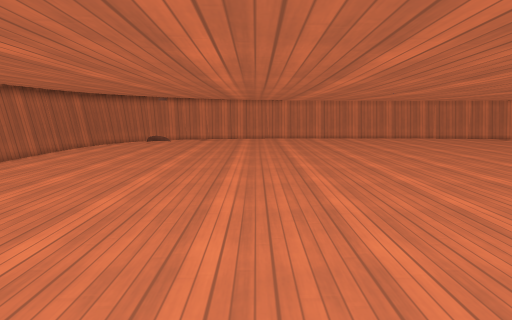
View 1 (above)

17 first-person views from a walk through a level from a Godot 3-D game. The camera is 1.2 m above the floor, tilts 8° down and sees 75° across. The floor is counted in squares, 0.5 m on a side. Each view is taken from the middle of a square. On the plan, view 1 faces up. The plan holds only what a view shows up to about 20 squares ahead; the rest is blank. Surface patterns are stand-ins for the level's own textures.

View 2
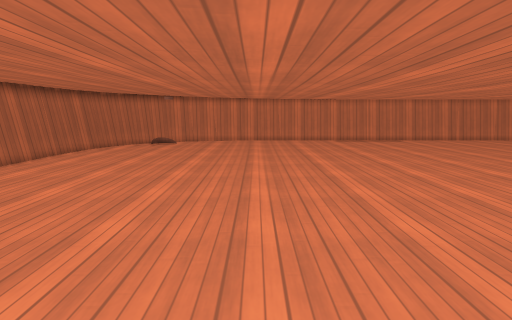

View 3
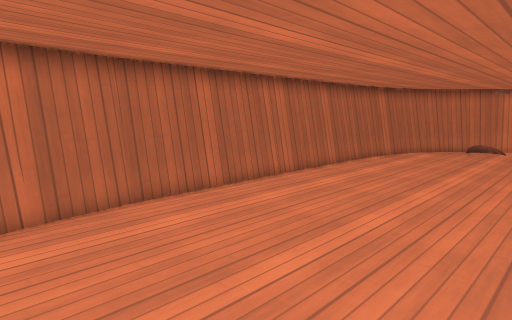

View 4
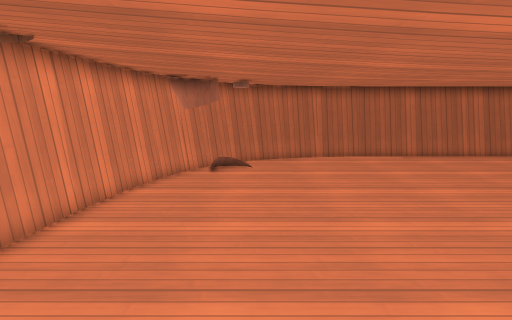

View 5
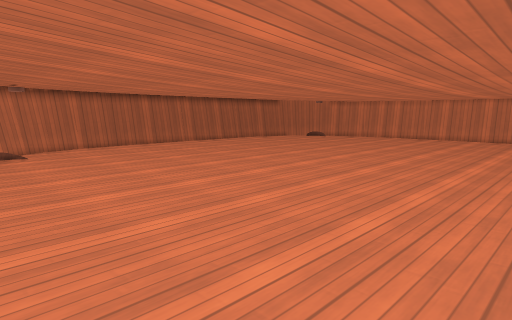

View 6
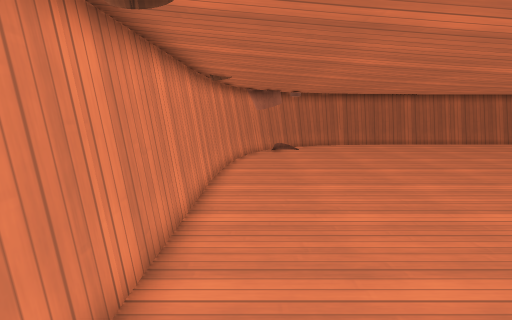

View 7
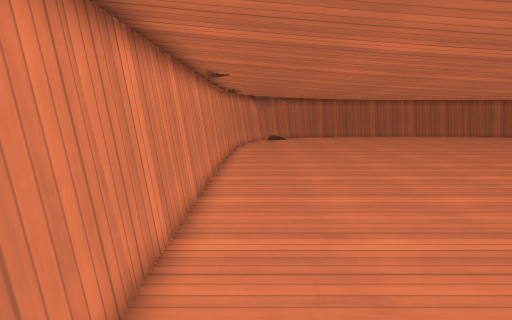

View 8
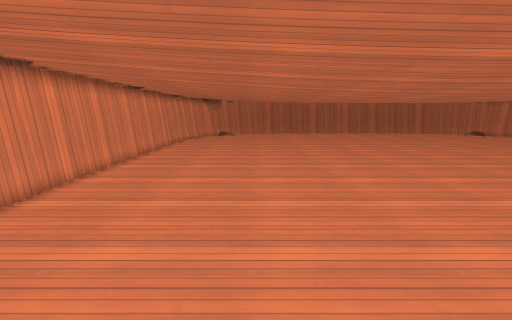

View 9
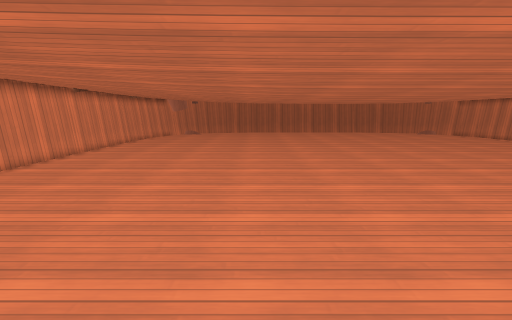

View 10
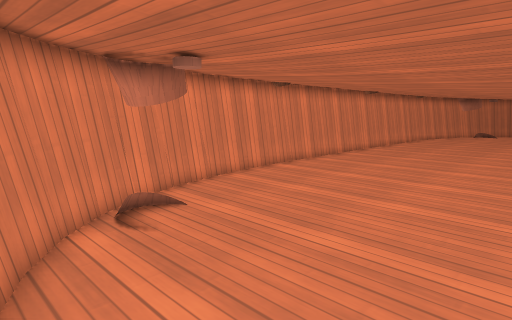

View 11
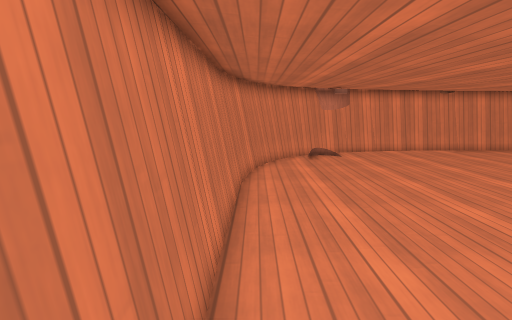

View 12
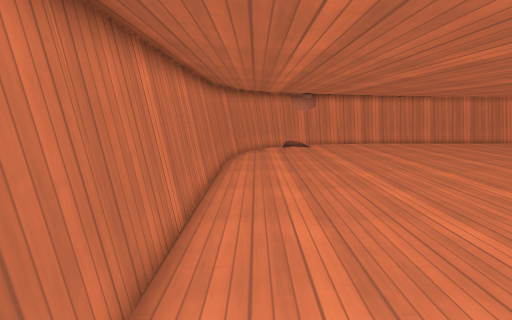

View 13
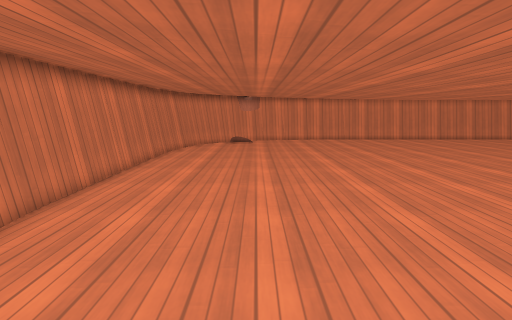

View 14
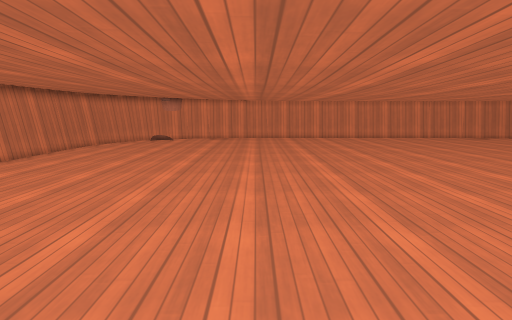

View 15
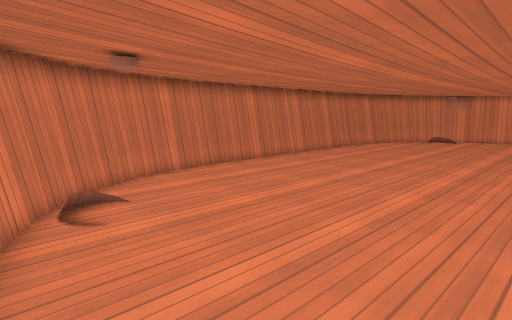

View 16
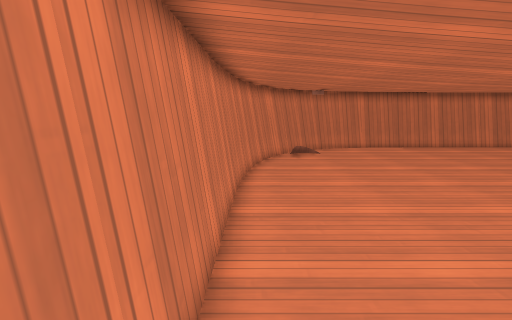

View 17
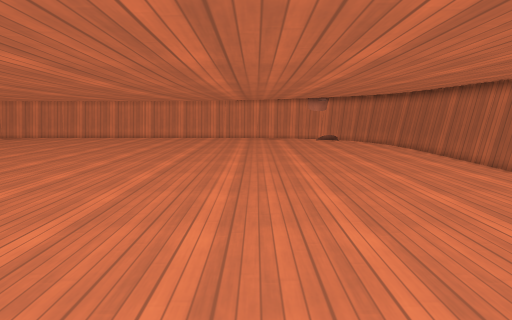

### Floor plan
Key: @ floor where view 1 was taken; # wall or solid block; . floor; = window, fence, low wall or low ledge.
Columns run from 13 left of view 1 to 31 right of it. Each row starts with its distance up from view 1.
 32                      ################
 31            .        .   ..........=#####
 30                         ..............=##
 29      #.                 ............... ##
 28     ...                 .................###
 27    .............        ..................##
 26   ..............          .................##
 25 ##...............         .................##
 24 #=................       ..................=#
 23 #=................   ......................=#
 22 #.................. ........................#
 21 #...........................................#
 20 #...........................................#
 19 #...........................................#
 18 #...........................................#
 17 #...........................................#
 16 #...........................................#
 15 #...........................................#
 14 #...........................................#
 13 #...........................................#
 12 #...........................................#
 11 #...........................................#
 10 #...........................................#
  9 #...........................................#
  8 #...........................................#
  7 #=.........................................=#
  6 #=.........................................=#
  5 ##.........................................##
  4 ##.........................................#
  3  ##.......................................##
  2  ##=# .................................  ##
  1   #### ...............................###
  0      ##......@........................##
 -1       ####=.......................=####
 -2         #############################

Positions as (right, up) in squares from view 1, and headings:
1: (0, 0), facing up
2: (-1, 2), facing up
3: (-4, 5), facing up-left
4: (6, 3), facing left
5: (12, -1), facing up-left
6: (13, 0), facing left
7: (21, 0), facing left
8: (27, 5), facing left
9: (29, 9), facing left
10: (30, 9), facing down-left
11: (30, 20), facing down
12: (29, 25), facing down
13: (25, 29), facing down
14: (18, 31), facing down
15: (18, 31), facing down-right
16: (7, 31), facing right
17: (-2, 31), facing down
